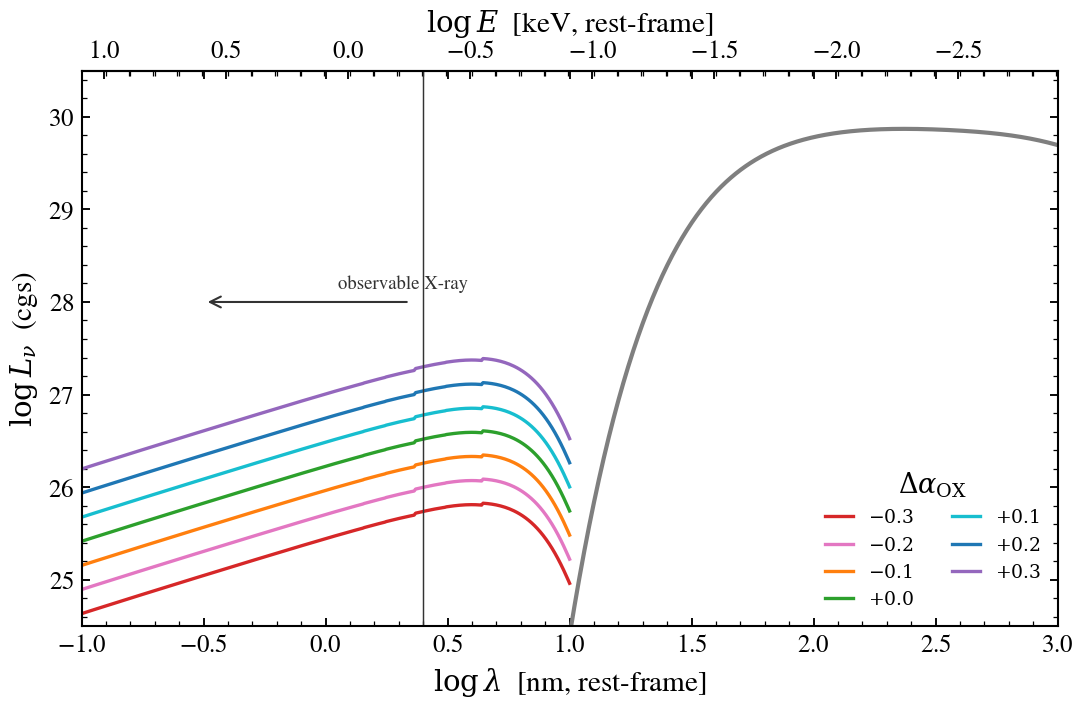

Write the Python code that produced this figure.
"""
delta_alpha_OX pivots the X-ray spectrum about the disc UV anchor
==================================================================

Reproduces the UV-to-X-ray connection panel from Yang et al. 2020
(X-CIGALE Fig. 3): the X-ray corona is normalized through the Just+07
alpha_OX-L_2500 relation, anchored at the disc-derived L_2500. Offsets
``delta_alpha_OX`` from -0.3 to +0.3 dex pivot the X-ray power-law
about the 2500 A anchor — the disc UV stays fixed (single curve at
log lam > 1), only the X-ray normalization moves.

The "observable X-ray" annotation marks the practical lower-energy
limit (around 0.5 keV / 25 A) below which interstellar absorption
makes the soft band difficult to measure.

Reference: Yang et al. 2020, MNRAS 491, 740 (X-CIGALE Fig. 3);
Just et al. 2007, ApJ 665, 1004.
"""

import os

os.environ["TF_CPP_MIN_LOG_LEVEL"] = "2"  # suppress XLA/PjRt C++ INFO+WARNING logs

import warnings

import jax.numpy as jnp
import matplotlib.pyplot as plt
import numpy as np

from tengri.analysis.plotting import setup_style
from tengri.components.agn import multicolor_disc
from tengri.xray import xray_agn_corona

setup_style()
warnings.filterwarnings("ignore", message=".*BakedInBackend.*")

LOG_LBOL = 12.0
# Hopkins+2007 BC=5.15 at 2500 A
_BC_NU = 5.15 * 1.199e15
L_BOL_ERG = 10.0**LOG_LBOL * 3.828e33
L_2500 = L_BOL_ERG / _BC_NU

DELTA_VALUES = (-0.3, -0.2, -0.1, 0.0, 0.1, 0.2, 0.3)
COLORS = ("#d62728", "#e377c2", "#ff7f0e", "#2ca02c", "#17becf", "#1f77b4", "#9467bd")

# Disc grid (10 nm to 1000 nm rest-frame, in Angstrom)
disc_wave = jnp.logspace(np.log10(100.0), np.log10(1.0e4), 600)
log_lam_nm_disc = np.log10(np.asarray(disc_wave) / 10.0)

l_disc = multicolor_disc(
    disc_wave,
    agn_log_lbol=LOG_LBOL,
    agn_log_mbh=8.5,
    agn_log_ledd=-1.0,
    agn_a_spin=0.5,
    agn_cos_inc=0.95,
)
l_disc = np.asarray(l_disc)

# X-ray grid (0.04 to 10 nm, i.e. ~0.1 - 300 keV in Angstrom)
xray_wave = jnp.logspace(np.log10(0.4), np.log10(100.0), 400)
log_lam_nm_xray = np.log10(np.asarray(xray_wave) / 10.0)
wave_keV_xray = 12.398 / np.asarray(xray_wave)

fig, ax = plt.subplots(figsize=(7.5, 5.0))

# Plot disc UV/optical once (it doesn't depend on delta_alpha_ox)
ax.plot(log_lam_nm_disc, np.log10(l_disc), color="#7f7f7f", lw=2.0, label="_nolegend_")

for delta, color in zip(DELTA_VALUES, COLORS):
    l_xray = np.asarray(
        xray_agn_corona(
            xray_wave,
            l_2500_30deg_erg_hz=L_2500,
            delta_alpha_ox=float(delta),
        )
    )
    mask = l_xray > 0
    ax.plot(
        log_lam_nm_xray[mask],
        np.log10(l_xray[mask]),
        color=color,
        lw=1.6,
        label=rf"${delta:+.1f}$",
    )

ax.set(
    xlim=(-1.0, 3.0),
    ylim=(24.5, 30.5),
    xlabel=r"$\log\lambda$  [nm, rest-frame]",
    ylabel=r"$\log L_\nu$  (cgs)",
)
ax.legend(title=r"$\Delta\alpha_{\rm OX}$", loc="lower right", frameon=False, ncol=2, fontsize=9)


# Twin x-axis: log E (keV) on top
def _lam_nm_to_log_E_kev(log_lam_nm: float) -> float:
    lam_aa = 10.0 ** (log_lam_nm + 1.0)  # nm to Å
    return np.log10(12.398 / lam_aa)


secax = ax.secondary_xaxis(
    "top",
    functions=(_lam_nm_to_log_E_kev, lambda x: np.log10(12.398 / 10.0 ** (x + 1.0))),
)
secax.set_xlabel(r"$\log E$  [keV, rest-frame]")

# "observable X-ray" annotation around 0.5 keV (= 25 Å = log lam_nm ~ 0.4)
ax.axvline(0.4, color="0.2", lw=0.7)
ax.annotate(
    "",
    xy=(-0.5, 28.0),
    xytext=(0.35, 28.0),
    arrowprops=dict(arrowstyle="->", color="0.2", lw=1.0),
)
ax.text(0.05, 28.15, "observable X-ray", fontsize=9, color="0.2")

fig.tight_layout()
plt.savefig("plot_alpha_ox_uv_xray_connection.png", dpi=150, bbox_inches="tight")
